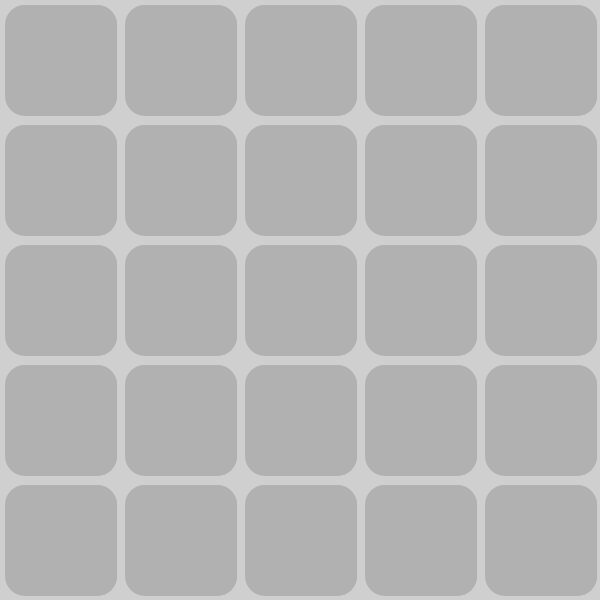

This game map was drawn from its Tiled (.tmx) file and the tilesets committed beside it. A one-line description and the trimmed map source follow:
An orthogonal 5x5 tile map with 120x120 px tiles, 1 tile layer (Background) and 6 objects.

<map version="1.0" orientation="orthogonal" width="5" height="5" tilewidth="120" tileheight="120">
 <tileset firstgid="1" name="square" tilewidth="120" tileheight="120">
  <image source="square.png" width="120" height="120" />
 </tileset>
 <layer name="Background" width="5" height="5">
  <data>[25 cells, 25 non-empty, 1 distinct tile ids]</data>
 </layer>
 <objectgroup name="Units_P1" width="5" height="5">
  <object x="0" y="240" width="120" height="120">
   <properties>
    <property name="Type" value="Queen" />
   </properties>
  </object>
  <object x="0" y="0" width="120" height="120">
   <properties>
    <property name="Type" value="Jack" />
   </properties>
  </object>
  <object x="0" y="480" width="120" height="120">
   <properties>
    <property name="Type" value="King" />
   </properties>
  </object>
 </objectgroup>
 <objectgroup name="Units_P2" width="5" height="5">
  <object x="480" y="0" width="120" height="120">
   <properties>
    <property name="Type" value="Jack" />
   </properties>
  </object>
  <object x="480" y="240" width="120" height="120">
   <properties>
    <property name="Type" value="Queen" />
   </properties>
  </object>
  <object x="480" y="480" width="120" height="120">
   <properties>
    <property name="Type" value="King" />
   </properties>
  </object>
 </objectgroup>
</map>
